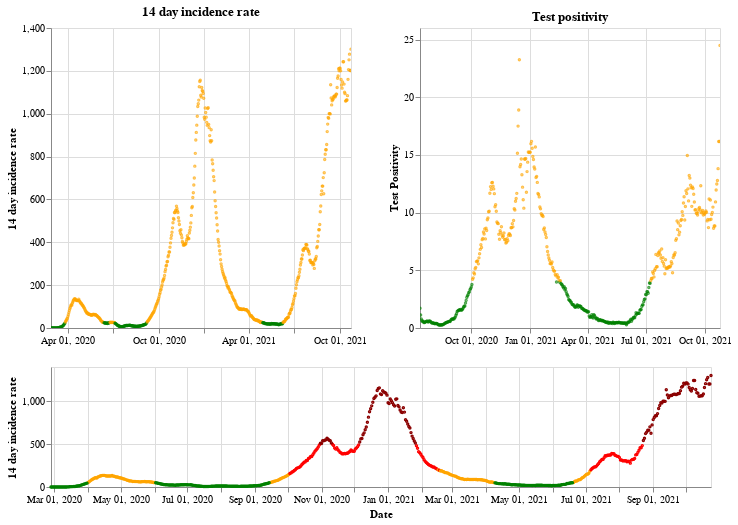

The notebook cell this image was saved under:
### Markdown cell above
## Wales

### Code cell
plot_traffic_light('Wales')

### Figure 1 — Vega-Lite specification as saved in the notebook (floating-point values rounded to 4 significant figures; data arrays with more than 128 entries replaced by an {"elided": "..."} marker saying what was removed)
{"config": {"view": {"continuousWidth": 400, "continuousHeight": 300}}, "vconcat": [{"hconcat": [{"mark": {"type": "point", "size": 2}, "encoding": {"color": {"condition": {"value": "green", "test": "(datum.twoWeeklyCasesRate <= 25)"}, "value": "orange"}, "tooltip": [{"type": "nominal", "field": "areaName"}, {"type": "temporal", "field": "date"}, {"type": "quantitative", "field": "twoWeeklyCasesRate"}, {"type": "quantitative", "field": "testPositivity"}], "x": {"type": "temporal", "axis": {"title": ""}, "field": "date", "scale": {"domain": {"selection": "DateBrush"}}, "timeUnit": "yearmonthdate"}, "y": {"type": "quantitative", "axis": {"title": "14 day incidence rate"}, "field": "twoWeeklyCasesRate"}}, "title": "14 day incidence rate", "width": 300}, {"mark": {"type": "point", "size": 2}, "encoding": {"color": {"condition": {"value": "green", "test": "(datum.testPositivity <= 4)"}, "value": "orange"}, "tooltip": [{"type": "nominal", "field": "areaName"}, {"type": "temporal", "field": "date"}, {"type": "quantitative", "field": "twoWeeklyCasesRate"}, {"type": "quantitative", "field": "testPositivity"}], "x": {"type": "temporal", "axis": {"title": ""}, "field": "date", "scale": {"domain": {"selection": "DateBrush"}}, "timeUnit": "yearmonthdate"}, "y": {"type": "quantitative", "axis": {"title": "Test Positivity"}, "field": "testPositivity"}}, "title": "Test positivity", "width": 300}]}, {"layer": [{"mark": {"type": "point", "size": 2}, "encoding": {"color": {"condition": {"value": "orange", "test": "(((datum.testPositivity < 4) && (datum.twoWeeklyCasesRate >= 50)) && (datum.twoWeeklyCasesRate < 200))"}, "value": "red"}, "opacity": {"condition": {"value": 1, "test": "((datum.twoWeeklyCasesRate >= 50) && (datum.twoWeeklyCasesRate < 500))"}, "value": 0}, "tooltip": [{"type": "nominal", "field": "areaName"}, {"type": "temporal", "field": "date"}, {"type": "quantitative", "field": "twoWeeklyCasesRate"}, {"type": "quantitative", "field": "testPositivity"}], "x": {"type": "temporal", "axis": {"title": "Date"}, "field": "date", "timeUnit": "yearmonthdate"}, "y": {"type": "quantitative", "axis": {"title": "14 day incidence rate"}, "field": "twoWeeklyCasesRate"}}, "selection": {"DateBrush": {"type": "interval", "encodings": ["x"], "fields": ["Time"]}}}, {"mark": {"type": "point", "size": 2}, "encoding": {"color": {"value": "darkred"}, "opacity": {"condition": {"value": 1, "test": "(datum.twoWeeklyCasesRate >= 500)"}, "value": 0}, "tooltip": [{"type": "nominal", "field": "areaName"}, {"type": "temporal", "field": "date"}, {"type": "quantitative", "field": "twoWeeklyCasesRate"}, {"type": "quantitative", "field": "testPositivity"}], "x": {"type": "temporal", "axis": {"title": "Date"}, "field": "date", "timeUnit": "yearmonthdate"}, "y": {"type": "quantitative", "axis": {"title": "14 day incidence rate"}, "field": "twoWeeklyCasesRate"}}}, {"mark": {"type": "point", "size": 2}, "encoding": {"color": {"condition": {"value": "green", "test": "((datum.testPositivity < 4) && (datum.twoWeeklyCasesRate < 50))"}, "value": "orange"}, "opacity": {"condition": {"value": 1, "test": "(datum.twoWeeklyCasesRate < 50)"}, "value": 0}, "tooltip": [{"type": "nominal", "field": "areaName"}, {"type": "temporal", "field": "date"}, {"type": "quantitative", "field": "twoWeeklyCasesRate"}, {"type": "quantitative", "field": "testPositivity"}], "x": {"type": "temporal", "axis": {"title": "Date"}, "field": "date", "timeUnit": "yearmonthdate"}, "y": {"type": "quantitative", "axis": {"title": "14 day incidence rate"}, "field": "twoWeeklyCasesRate"}}}], "height": 120, "width": 660}], "data": {"name": "data-763c9449810114da4823b93dad45c179"}, "$schema": "https://vega.github.io/schema/vega-lite/v4.8.1.json", "datasets": {"data-763c9449810114da4823b93dad45c179": {"elided": "606 records"}}}
